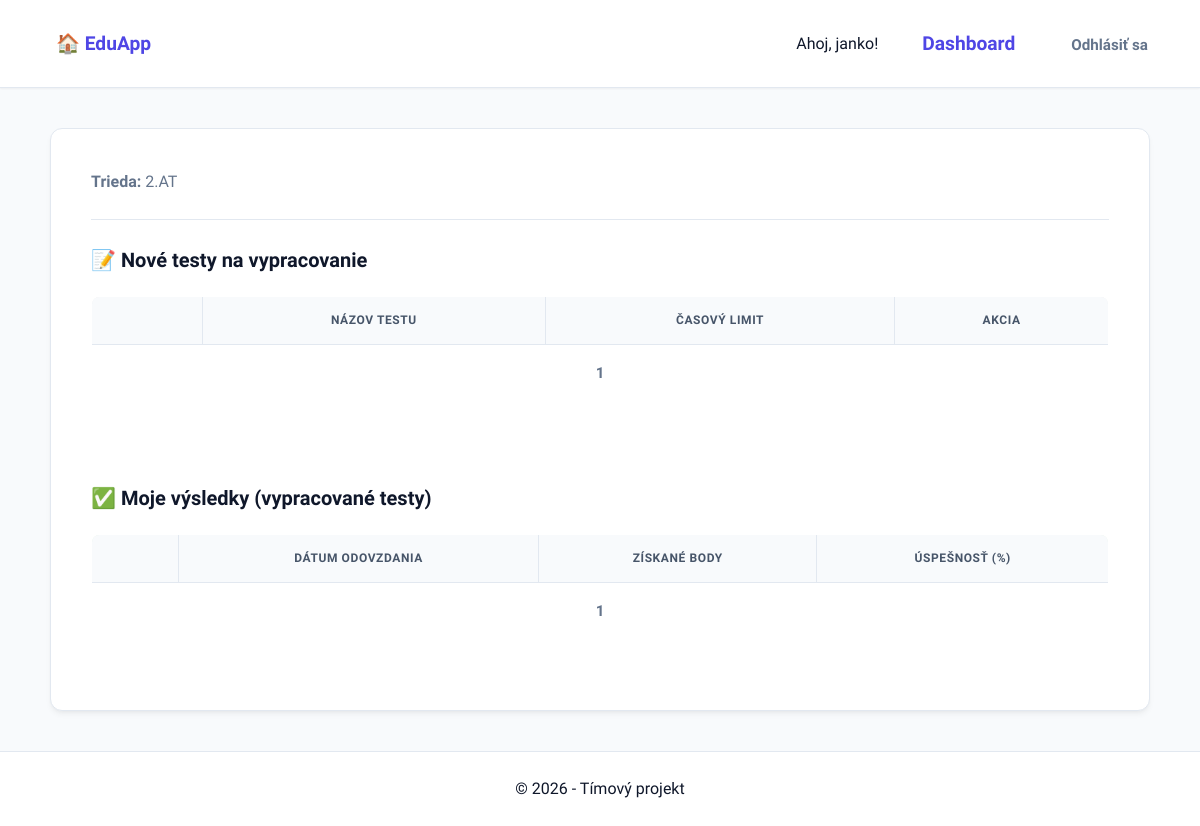
/dashboard/ (signed in), run on an earlier commit of the app's database.
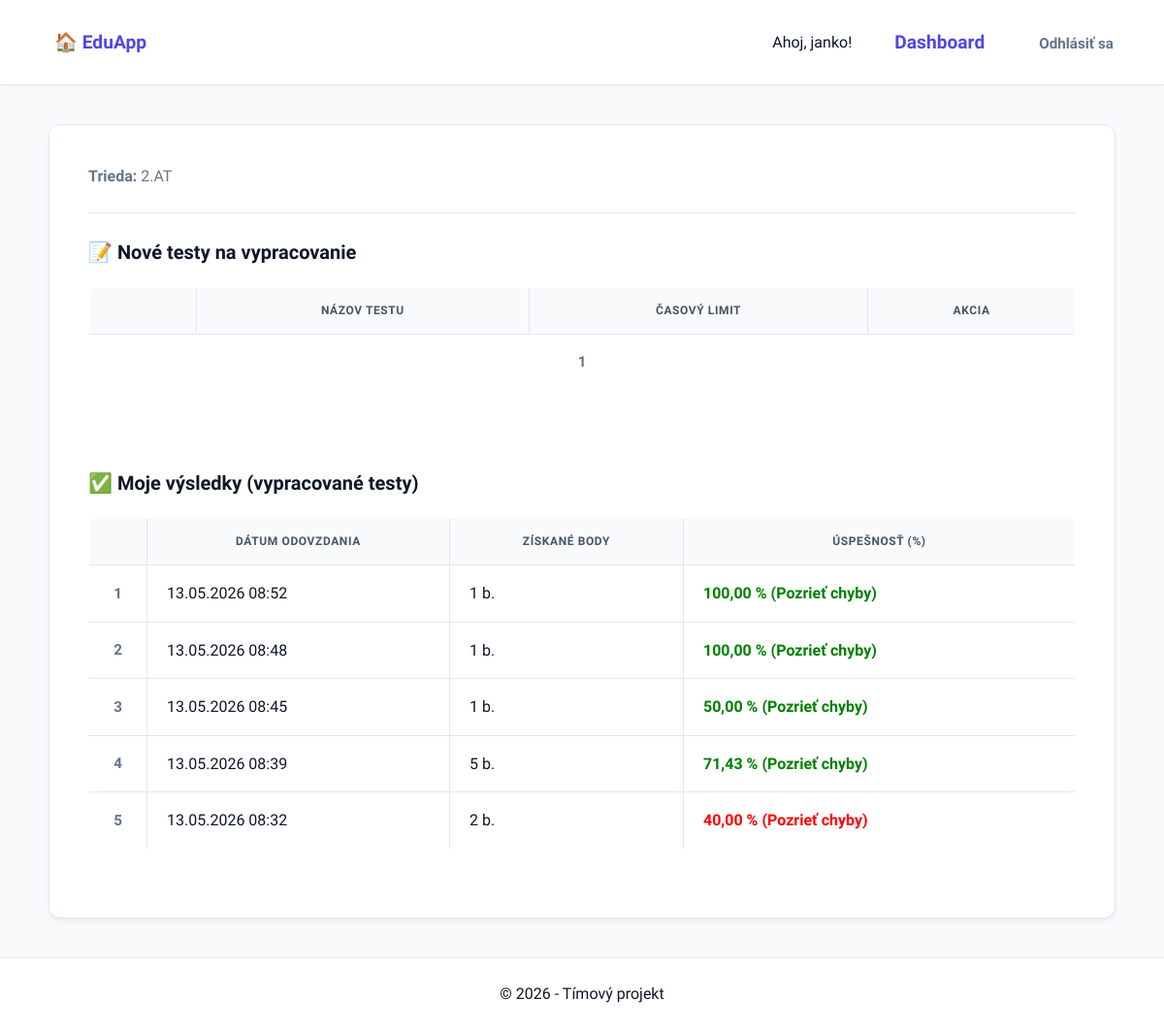
And on a later commit of the database.
### quiz/models.py (models this page shows, shortened)
class Profil(models.Model):
    user = models.OneToOneField(User, on_delete=models.CASCADE, related_name='profil')
    vek = models.PositiveIntegerField(null=True, blank=True)
    is_teacher = models.BooleanField(default=False)
    trieda = models.ForeignKey(Trieda, on_delete=models.SET_NULL, null=True, blank=True, related_name='studenti')

class Trieda(models.Model):
    nazov = models.CharField(max_length=10, unique=True)
    class Meta:
        verbose_name_plural = "Triedy"

class Result(models.Model):
    user = models.ForeignKey(User, on_delete=models.CASCADE)
    test = models.ForeignKey('Test', on_delete=models.CASCADE)
    score = models.IntegerField()
    percentage = models.DecimalField(max_digits=5, decimal_places=2)
    completed_at = models.DateTimeField(auto_now_add=True)

### quiz/views.py (the view)
# urls.py: path('dashboard/', views.dashboard, name='dashboard'),
@login_required
def dashboard(request):
    profil, _ = Profil.objects.get_or_create(user=request.user)
    if is_teacher_or_staff(request.user):
        testy = Test.objects.prefetch_related('assigned_classes').all()
        publikovany_filter = request.GET.get('publikovany', '')
        trieda_filter = request.GET.get('trieda', '')
        predmet_filter = request.GET.get('predmet', '')
        if publikovany_filter == '1':
            testy = testy.filter(is_published=True)
        elif publikovany_filter == '0':
            testy = testy.filter(is_published=False)
        if trieda_filter:
            testy = testy.filter(assigned_classes__nazov=trieda_filter)
        if predmet_filter:
            testy = testy.filter(subject__icontains=predmet_filter)
        triedy = Trieda.objects.all()
        return render(request, 'quiz/ucitel_dashboard.html', {
            'testy': testy,
            'triedy': triedy,
            'publikovany_filter': publikovany_filter,
            'trieda_filter': trieda_filter,
            'predmet_filter': predmet_filter,
        })
    else:
        predmet_filter = request.GET.get('predmet', '')
        vsetky_testy = Test.objects.filter(is_published=True, assigned_classes=profil.trieda)
        if predmet_filter:
            vsetky_testy = vsetky_testy.filter(subject__icontains=predmet_filter)
        vypracovane_ids = Result.objects.filter(user=request.user).values_list('test_id', flat=True)
        nove_testy = vsetky_testy.exclude(id__in=vypracovane_ids)
        vysledky = Result.objects.filter(user=request.user).select_related('test').order_by('-completed_at')
        return render(request, 'quiz/student_dashboard.html', {
            'nove_testy': nove_testy,
            'vysledky': vysledky,
            'predmet_filter': predmet_filter,
        })

### quiz/views.py (called while the page is built)
def is_teacher_or_staff(user):
    try:
        return user.profil.is_teacher or user.is_staff
    except Profil.DoesNotExist:
        return user.is_staff

### quiz/templates/quiz/student_dashboard.html (shortened to what this page needs)
{% extends 'quiz/base.html' %}
{% block content %}
<p><strong>Trieda:</strong> {{ user.profil.trieda.nazov|default:"Nezaradený (kontaktuj učiteľa)" }}</p>
<hr>
<h3>📝 Nové testy na vypracovanie</h3>
<table border="1" cellpadding="10" style="width:100%; border-collapse: collapse; margin-bottom: 30px;">
    <thead>
        <tr style="background-color: #f2f2f2;">
            <th>Predmet</th>
            <th>Názov testu</th>
            <th>Časový limit</th>
            <th>Akcia</th>
        </tr>
    </thead>
    <tbody>
        {% for test in nove_testy %}
        <tr>
            <td>{{ test.subject }}</td>
            <td><strong>{{ test.title }}</strong></td>
            <td>{{ test.time_limit }} min</td>
            <td>
                <a href="{% url 'spustit_test' test.id %}">
                    <button style="background-color: #28a745; color: white; border: none; padding: 5px 15px; border-radius: 4px; cursor: pointer;">▶ Spustiť test</button>
                </a>
            </td>
        </tr>
        {% empty %}
        <tr>
            <td colspan="4" style="text-align: center; color: gray;">Momentálne nemáš žiadne nové testy.</td>
        </tr>
        {% endfor %}
    </tbody>
</table>
<br>
<h3>✅ Moje výsledky (vypracované testy)</h3>
<table border="1" cellpadding="10" style="width:100%; border-collapse: collapse;">
    <thead>
        <tr style="background-color: #e8f5e9;">
            <th>Názov testu</th>
            <th>Dátum odovzdania</th>
            <th>Získané body</th>
            <th>Úspešnosť (%)</th>
        </tr>
    </thead>
    <tbody>
        {% for r in vysledky %}
        <tr>
            <td>{{ r.test.title }}</td>
            <td>{{ r.completed_at|date:"d.m.Y H:i" }}</td>
            <td>{{ r.score }} b.</td>
            <td>
                <a href="{% url 'detail_vysledku' r.id %}" style="text-decoration: none;">
                    <strong style="color: {% if r.percentage >= 50 %}green{% else %}red{% endif %};">
                        {{ r.percentage }} % (Pozrieť chyby)
                    </strong>
                </a>
            </td>
        </tr>
        {% empty %}
        <tr>
            <td colspan="4" style="text-align: center; color: gray;">Zatiaľ si neodovzdal žiadny test.</td>
        </tr>
        {% endfor %}
    </tbody>
</table>
{% endblock %}

### quiz/templates/quiz/base.html (shortened to what this page needs)
{% load static %}
<!DOCTYPE html>
<html lang="sk">
<head>
    <link rel="stylesheet" href="{% static 'quiz/style.css' %}">
</head>
<body>
    <nav class="main-nav">
        <div class="nav-logo">
            <a href="{% url 'index' %}">🏠 EduApp</a>
        </div>
        <div class="nav-links">
            {% if user.is_authenticated %}
                <span class="user-welcome">Ahoj, {{ user.username }}!</span>
                <a href="{% url 'dashboard' %}" class="link-dashboard">Dashboard</a>
                <form action="{% url 'logout' %}" method="post" class="logout-form">
                    <button type="submit" class="btn-logout">Odhlásiť sa</button>
                </form>
            {% else %}
                {% if request.resolver_match.url_name != 'login' %}
                    <a href="{% url 'login' %}" class="btn-login">Prihlásiť sa</a>
                {% endif %}
            {% endif %}
        </div>
    </nav>
    <main class="container">
        {% block content %}{% endblock %}
    </main>
    <footer class="main-footer">
        &copy; 2026 - Tímový projekt
    </footer>
</body>
</html>

What changed in the data, as far as the page shows it:
added Result: completed_at "13.05.2026 08:52", score "1", percentage "100,00"
added Result: completed_at "13.05.2026 08:48", score "1", percentage "100,00"
added Result: completed_at "13.05.2026 08:45", score "1", percentage "50,00"
added Result: completed_at "13.05.2026 08:39", score "5", percentage "71,43"
added Result: completed_at "13.05.2026 08:32", score "2", percentage "40,00"
